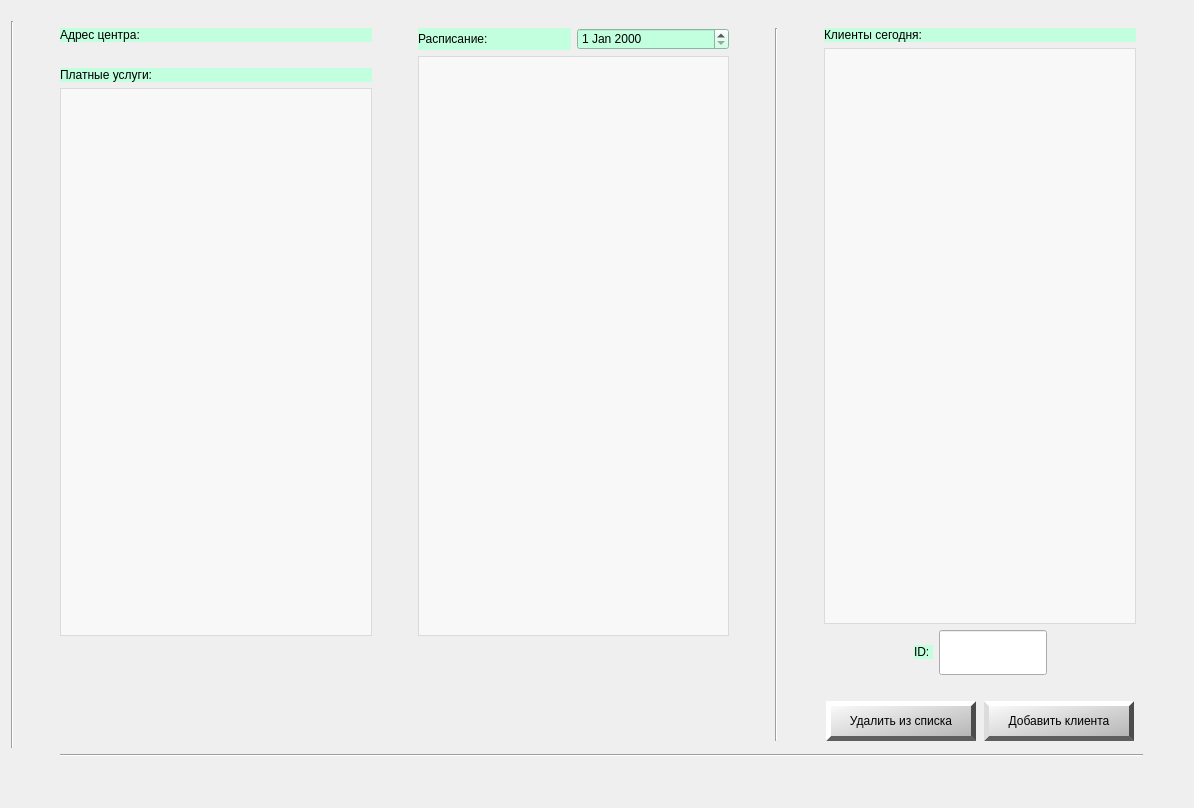
<?xml version="1.0" encoding="UTF-8"?>
<ui version="4.0">
 <class>MainWidget</class>
 <widget class="QWidget" name="MainWidget">
  <property name="geometry">
   <rect>
    <x>0</x>
    <y>0</y>
    <width>1194</width>
    <height>808</height>
   </rect>
  </property>
  <property name="sizePolicy">
   <sizepolicy hsizetype="Expanding" vsizetype="Expanding">
    <horstretch>0</horstretch>
    <verstretch>0</verstretch>
   </sizepolicy>
  </property>
  <property name="contextMenuPolicy">
   <enum>Qt::ActionsContextMenu</enum>
  </property>
  <property name="windowTitle">
   <string>Club Power</string>
  </property>
  <property name="windowIcon">
   <iconset resource="resources.qrc">
    <normaloff>:/new/images/Materials/Icons 32x32/sport.ico</normaloff>:/new/images/Materials/Icons 32x32/sport.ico</iconset>
  </property>
  <property name="styleSheet">
   <string notr="true">border-color: rgb(170, 170, 255);</string>
  </property>
  <layout class="QGridLayout" name="gridLayout">
   <item row="5" column="2">
    <spacer name="verticalSpacer_5">
     <property name="orientation">
      <enum>Qt::Vertical</enum>
     </property>
     <property name="sizeType">
      <enum>QSizePolicy::Fixed</enum>
     </property>
     <property name="sizeHint" stdset="0">
      <size>
       <width>20</width>
       <height>40</height>
      </size>
     </property>
    </spacer>
   </item>
   <item row="0" column="2">
    <layout class="QHBoxLayout" name="horizontalLayout_4"/>
   </item>
   <item row="3" column="2">
    <layout class="QHBoxLayout" name="horizontalLayout_3" stretch="0,0,0,0,0,0,0">
     <property name="sizeConstraint">
      <enum>QLayout::SetMinimumSize</enum>
     </property>
     <property name="topMargin">
      <number>7</number>
     </property>
     <property name="rightMargin">
      <number>7</number>
     </property>
     <property name="bottomMargin">
      <number>7</number>
     </property>
     <item>
      <layout class="QVBoxLayout" name="verticalLayout_2">
       <item>
        <layout class="QVBoxLayout" name="verticalLayout_4">
         <item>
          <widget class="QLabel" name="address">
           <property name="styleSheet">
            <string notr="true">font: 16pt &quot;Reem Kufi&quot;;
background-color: rgba(193, 255, 222, 255);
color: rgb(0, 0, 0);</string>
           </property>
           <property name="text">
            <string>Адрес центра:</string>
           </property>
          </widget>
         </item>
         <item>
          <spacer name="verticalSpacer_7">
           <property name="orientation">
            <enum>Qt::Vertical</enum>
           </property>
           <property name="sizeType">
            <enum>QSizePolicy::Fixed</enum>
           </property>
           <property name="sizeHint" stdset="0">
            <size>
             <width>20</width>
             <height>20</height>
            </size>
           </property>
          </spacer>
         </item>
         <item>
          <widget class="QLabel" name="label_4">
           <property name="minimumSize">
            <size>
             <width>0</width>
             <height>10</height>
            </size>
           </property>
           <property name="styleSheet">
            <string notr="true">font: 16pt &quot;Reem Kufi&quot;;
background-color: rgba(193, 255, 222, 255);
color: rgb(0, 0, 0);</string>
           </property>
           <property name="text">
            <string>Платные услуги:</string>
           </property>
          </widget>
         </item>
        </layout>
       </item>
       <item>
        <widget class="QTableView" name="priceList">
         <property name="styleSheet">
          <string notr="true">background-color: rgba(255, 255, 255, 150);
font: 14pt &quot;Palatino Linotype&quot;;
color: rgb(0, 0, 0);</string>
         </property>
        </widget>
       </item>
       <item>
        <spacer name="verticalSpacer_2">
         <property name="orientation">
          <enum>Qt::Vertical</enum>
         </property>
         <property name="sizeType">
          <enum>QSizePolicy::Minimum</enum>
         </property>
         <property name="sizeHint" stdset="0">
          <size>
           <width>20</width>
           <height>105</height>
          </size>
         </property>
        </spacer>
       </item>
      </layout>
     </item>
     <item>
      <spacer name="verticalSpacer">
       <property name="orientation">
        <enum>Qt::Horizontal</enum>
       </property>
       <property name="sizeType">
        <enum>QSizePolicy::Minimum</enum>
       </property>
       <property name="sizeHint" stdset="0">
        <size>
         <width>40</width>
         <height>20</height>
        </size>
       </property>
      </spacer>
     </item>
     <item>
      <layout class="QVBoxLayout" name="verticalLayout">
       <item>
        <layout class="QHBoxLayout" name="horizontalLayout_5">
         <item>
          <widget class="QLabel" name="label_3">
           <property name="styleSheet">
            <string notr="true">font: 16pt &quot;Reem Kufi&quot;;
background-color: rgba(193, 255, 222, 255);
color: rgb(0, 0, 0);</string>
           </property>
           <property name="text">
            <string>Расписание:</string>
           </property>
          </widget>
         </item>
         <item>
          <widget class="QDateEdit" name="dateEdit">
           <property name="styleSheet">
            <string notr="true">font: 12pt &quot;Reem Kufi&quot;;
background-color: rgba(193, 255, 222, 255);
color: rgb(0, 0, 0);</string>
           </property>
          </widget>
         </item>
        </layout>
       </item>
       <item>
        <widget class="QTableWidget" name="schedule">
         <property name="styleSheet">
          <string notr="true">background-color: rgba(255, 255, 255, 150);
font: 14pt &quot;Palatino Linotype&quot;;
color: rgb(0, 0, 0);</string>
         </property>
         <property name="gridStyle">
          <enum>Qt::DotLine</enum>
         </property>
        </widget>
       </item>
       <item>
        <spacer name="verticalSpacer_4">
         <property name="orientation">
          <enum>Qt::Vertical</enum>
         </property>
         <property name="sizeType">
          <enum>QSizePolicy::Minimum</enum>
         </property>
         <property name="sizeHint" stdset="0">
          <size>
           <width>20</width>
           <height>105</height>
          </size>
         </property>
        </spacer>
       </item>
      </layout>
     </item>
     <item>
      <spacer name="horizontalSpacer_5">
       <property name="orientation">
        <enum>Qt::Horizontal</enum>
       </property>
       <property name="sizeType">
        <enum>QSizePolicy::Minimum</enum>
       </property>
       <property name="sizeHint" stdset="0">
        <size>
         <width>40</width>
         <height>20</height>
        </size>
       </property>
      </spacer>
     </item>
     <item>
      <widget class="Line" name="line">
       <property name="orientation">
        <enum>Qt::Vertical</enum>
       </property>
      </widget>
     </item>
     <item>
      <spacer name="verticalSpacer_3">
       <property name="orientation">
        <enum>Qt::Horizontal</enum>
       </property>
       <property name="sizeType">
        <enum>QSizePolicy::Minimum</enum>
       </property>
       <property name="sizeHint" stdset="0">
        <size>
         <width>40</width>
         <height>20</height>
        </size>
       </property>
      </spacer>
     </item>
     <item>
      <layout class="QVBoxLayout" name="verticalLayout_3">
       <item>
        <widget class="QLabel" name="label">
         <property name="sizePolicy">
          <sizepolicy hsizetype="Minimum" vsizetype="Fixed">
           <horstretch>0</horstretch>
           <verstretch>0</verstretch>
          </sizepolicy>
         </property>
         <property name="minimumSize">
          <size>
           <width>147</width>
           <height>0</height>
          </size>
         </property>
         <property name="maximumSize">
          <size>
           <width>540</width>
           <height>16777215</height>
          </size>
         </property>
         <property name="styleSheet">
          <string notr="true">font: 16pt &quot;Reem Kufi&quot;;
background-color: rgba(193, 255, 222, 255);
color: rgb(0, 0, 0);</string>
         </property>
         <property name="text">
          <string>Клиенты сегодня:</string>
         </property>
        </widget>
       </item>
       <item>
        <widget class="QTableWidget" name="clientsWiget">
         <property name="sizePolicy">
          <sizepolicy hsizetype="Minimum" vsizetype="Minimum">
           <horstretch>0</horstretch>
           <verstretch>0</verstretch>
          </sizepolicy>
         </property>
         <property name="minimumSize">
          <size>
           <width>300</width>
           <height>500</height>
          </size>
         </property>
         <property name="maximumSize">
          <size>
           <width>540</width>
           <height>1000</height>
          </size>
         </property>
         <property name="styleSheet">
          <string notr="true">background-color: rgba(255, 255, 255, 150);</string>
         </property>
        </widget>
       </item>
       <item>
        <layout class="QHBoxLayout" name="horizontalLayout_2">
         <item>
          <spacer name="horizontalSpacer_3">
           <property name="orientation">
            <enum>Qt::Horizontal</enum>
           </property>
           <property name="sizeHint" stdset="0">
            <size>
             <width>40</width>
             <height>20</height>
            </size>
           </property>
          </spacer>
         </item>
         <item>
          <widget class="QLabel" name="label_2">
           <property name="sizePolicy">
            <sizepolicy hsizetype="Fixed" vsizetype="Fixed">
             <horstretch>0</horstretch>
             <verstretch>0</verstretch>
            </sizepolicy>
           </property>
           <property name="styleSheet">
            <string notr="true">font: 12pt &quot;Reem Kufi&quot;;
background-color: rgba(193, 255, 222, 255);
color: rgb(0, 0, 0);</string>
           </property>
           <property name="text">
            <string>ID: </string>
           </property>
          </widget>
         </item>
         <item>
          <widget class="QLineEdit" name="clientID">
           <property name="sizePolicy">
            <sizepolicy hsizetype="Fixed" vsizetype="Minimum">
             <horstretch>0</horstretch>
             <verstretch>0</verstretch>
            </sizepolicy>
           </property>
           <property name="minimumSize">
            <size>
             <width>108</width>
             <height>37</height>
            </size>
           </property>
           <property name="maximumSize">
            <size>
             <width>150</width>
             <height>45</height>
            </size>
           </property>
           <property name="toolTip">
            <string>&lt;html&gt;&lt;head/&gt;&lt;body&gt;&lt;p&gt;&lt;span style=&quot; font-size:9pt;&quot;&gt;Введите ID абонемента &lt;/span&gt;&lt;/p&gt;&lt;/body&gt;&lt;/html&gt;</string>
           </property>
           <property name="styleSheet">
            <string notr="true">font: 75 16pt &quot;Rubik&quot;;</string>
           </property>
          </widget>
         </item>
         <item>
          <spacer name="horizontalSpacer_2">
           <property name="orientation">
            <enum>Qt::Horizontal</enum>
           </property>
           <property name="sizeHint" stdset="0">
            <size>
             <width>40</width>
             <height>20</height>
            </size>
           </property>
          </spacer>
         </item>
        </layout>
       </item>
       <item>
        <spacer name="horizontalSpacer_4">
         <property name="orientation">
          <enum>Qt::Horizontal</enum>
         </property>
         <property name="sizeType">
          <enum>QSizePolicy::Minimum</enum>
         </property>
         <property name="sizeHint" stdset="0">
          <size>
           <width>40</width>
           <height>20</height>
          </size>
         </property>
        </spacer>
       </item>
       <item>
        <layout class="QHBoxLayout" name="horizontalLayout">
         <item>
          <widget class="QPushButton" name="rm">
           <property name="sizePolicy">
            <sizepolicy hsizetype="Minimum" vsizetype="Minimum">
             <horstretch>0</horstretch>
             <verstretch>0</verstretch>
            </sizepolicy>
           </property>
           <property name="minimumSize">
            <size>
             <width>147</width>
             <height>37</height>
            </size>
           </property>
           <property name="maximumSize">
            <size>
             <width>150</width>
             <height>40</height>
            </size>
           </property>
           <property name="cursor">
            <cursorShape>PointingHandCursor</cursorShape>
           </property>
           <property name="styleSheet">
            <string notr="true">background-color: qlineargradient(spread:repeat, x1:0, y1:0, x2:1, y2:1, stop:0.0280899 rgba(255, 255, 255, 237), stop:1 rgba(154, 154, 154, 191));
font: 11pt &quot;Nightclub BTN UltraCn&quot;;
color: rgb(0, 0, 0);
border-style:outset;
border-width:5px;
border-left-color: rgb(217, 217, 217);
border-top-color: rgb(190, 190, 190);
border-right-color: rgb(76, 76, 76);
border-bottom-color: rgb(94, 94, 94);</string>
           </property>
           <property name="text">
            <string>Удалить из списка</string>
           </property>
          </widget>
         </item>
         <item>
          <widget class="QPushButton" name="add">
           <property name="sizePolicy">
            <sizepolicy hsizetype="Minimum" vsizetype="Minimum">
             <horstretch>0</horstretch>
             <verstretch>0</verstretch>
            </sizepolicy>
           </property>
           <property name="minimumSize">
            <size>
             <width>147</width>
             <height>37</height>
            </size>
           </property>
           <property name="maximumSize">
            <size>
             <width>150</width>
             <height>40</height>
            </size>
           </property>
           <property name="cursor">
            <cursorShape>PointingHandCursor</cursorShape>
           </property>
           <property name="styleSheet">
            <string notr="true">background-color: qlineargradient(spread:repeat, x1:0, y1:0, x2:1, y2:1, stop:0.0280899 rgba(255, 255, 255, 237), stop:1 rgba(154, 154, 154, 191));
font: 11pt &quot;Nightclub BTN UltraCn&quot;;
color: rgb(0, 0, 0);
border-style:outset;
border-width:5px;
border-left-color: rgb(147, 147, 147);
border-top-color: rgb(190, 190, 190);
border-right-color: rgb(76, 76, 76);
border-bottom-color: rgb(94, 94, 94);</string>
           </property>
           <property name="text">
            <string>Добавить клиента</string>
           </property>
           <property name="checkable">
            <bool>true</bool>
           </property>
           <property name="autoDefault">
            <bool>false</bool>
           </property>
          </widget>
         </item>
        </layout>
       </item>
      </layout>
     </item>
    </layout>
   </item>
   <item row="3" column="3">
    <spacer name="horizontalSpacer_6">
     <property name="orientation">
      <enum>Qt::Horizontal</enum>
     </property>
     <property name="sizeType">
      <enum>QSizePolicy::Minimum</enum>
     </property>
     <property name="sizeHint" stdset="0">
      <size>
       <width>40</width>
       <height>20</height>
      </size>
     </property>
    </spacer>
   </item>
   <item row="3" column="1">
    <spacer name="horizontalSpacer_7">
     <property name="orientation">
      <enum>Qt::Horizontal</enum>
     </property>
     <property name="sizeType">
      <enum>QSizePolicy::Fixed</enum>
     </property>
     <property name="sizeHint" stdset="0">
      <size>
       <width>40</width>
       <height>20</height>
      </size>
     </property>
    </spacer>
   </item>
   <item row="3" column="0">
    <widget class="Line" name="line_3">
     <property name="orientation">
      <enum>Qt::Vertical</enum>
     </property>
    </widget>
   </item>
   <item row="2" column="2">
    <spacer name="verticalSpacer_6">
     <property name="orientation">
      <enum>Qt::Vertical</enum>
     </property>
     <property name="sizeType">
      <enum>QSizePolicy::Minimum</enum>
     </property>
     <property name="sizeHint" stdset="0">
      <size>
       <width>20</width>
       <height>10</height>
      </size>
     </property>
    </spacer>
   </item>
   <item row="4" column="2">
    <widget class="Line" name="line_2">
     <property name="orientation">
      <enum>Qt::Horizontal</enum>
     </property>
    </widget>
   </item>
   <item row="1" column="2">
    <layout class="QHBoxLayout" name="horizontalLayout_6"/>
   </item>
  </layout>
 </widget>
 <resources>
  <include location="resources.qrc"/>
 </resources>
 <connections/>
</ui>
